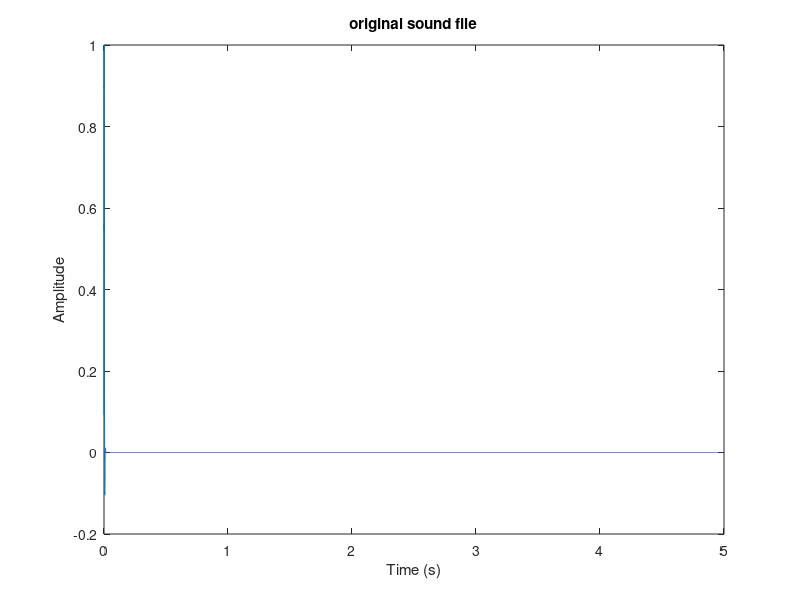
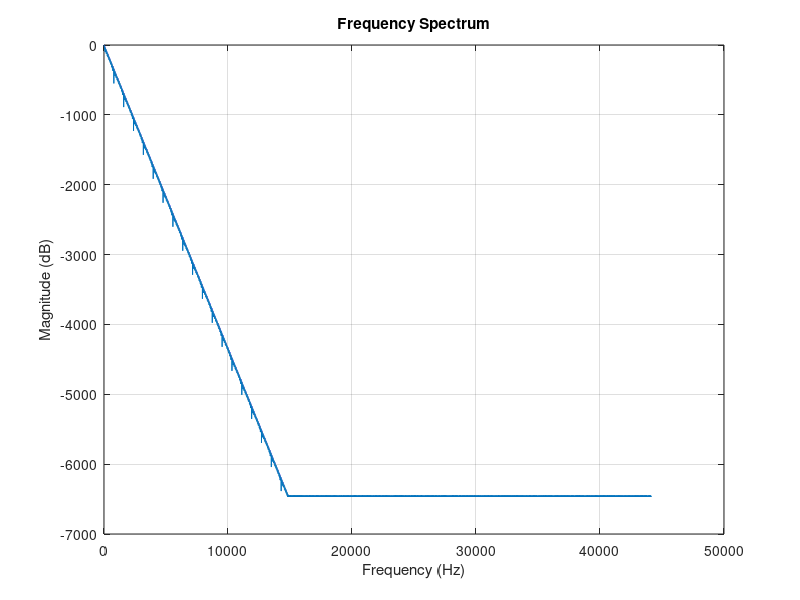

Here is the MATLAB script that generated these plots, in order: (Note: this script raises an error after producing the figures.)
clc;close all; clear all;


%% Define the physical parameters of the system
nModes = 10; % Number of modes
damping = 0.01; % Damping factor
duration = 5; % Duration of the sound in seconds
fs = 44100; % Sampling frequency

% Initialize the modal frequencies and shapes
modalFrequencies = linspace(100, 2000, nModes); % Example frequencies
modalShapes = rand(nModes, 1); % Random shapes for simplicity

% Initialize the output signal
outputSignal = zeros(1, duration * fs);

% Define the excitation (e.g., a hammer strike)
excitation = zeros(1, duration * fs);
excitation(1) = 1; % Impulse at the beginning

% Modal synthesis
for mode = 1:nModes
    % Each mode's response to the excitation
    modeResponse = filter(modalShapes(mode), [1, -2*exp(-damping)*cos(2*pi*modalFrequencies(mode)/fs), exp(-2*damping)], excitation);
    
    % Add the mode's contribution to the output signal
    outputSignal = outputSignal + modeResponse;
end

% Normalize the output signal
outputSignal = outputSignal / max(abs(outputSignal));

%plot output signal
 
 
N=length(outputSignal);
Ttot = N./fs;                   % duration in seconds
t = 0: Ttot/N : Ttot-Ttot/N;% time sequence
figure(1);
 
plot( t, outputSignal)
xlabel('Time (s)');
ylabel('Amplitude');
title('original sound file');
hold on

figure(2);
f = (0:N-1)*fs/N;
plot(f, 20*log10(abs(outputSignal)))
grid
xlabel('Frequency (Hz)')
ylabel('Magnitude (dB)')
title('Frequency Spectrum');

% Play the sound
sound(outputSignal, fs);

%% % Define the physical parameters of the system
nModes = 10; % Number of modes
dampingFactors = linspace(0.01, 0.05, nModes); % Varied damping factors
duration = 5; % Duration of the sound in seconds
fs = 44100; % Sampling frequency

% Initialize the modal frequencies and shapes based on a physical model
modalFrequencies = calculateModalFrequencies(nModes, 'violin'); % Hypothetical function
modalShapes = calculateModalShapes(nModes, 'violin'); % Hypothetical function

% Initialize the output signal
outputSignal = zeros(1, duration * fs);

% Define a more complex excitation (e.g., a recorded impulse response)
excitation = createComplexExcitation(duration, fs); % Hypothetical function

% Modal synthesis with FM and varied damping
for mode = 1:nModes
    % Apply frequency modulation to the modal frequency
    fmDepth = 50; % Frequency deviation in Hz
    modulatorFrequency = 5; % Modulation frequency in Hz
    fmSignal = sin(2 * pi * modulatorFrequency * (0:duration*fs-1) / fs);
    modulatedFrequency = modalFrequencies(mode) + fmDepth * fmSignal;
    
    % Each mode's response to the excitation with FM and varied damping
    modeResponse = filter(modalShapes(mode), [1, -2*exp(-dampingFactors(mode))*cos(2*pi*modulatedFrequency/fs), exp(-2*dampingFactors(mode))], excitation);
    
    % Add the mode's contribution to the output signal
    outputSignal = outputSignal + modeResponse;
end

% Normalize the output signal
outputSignal = outputSignal / max(abs(outputSignal));

% Plot output signal
N = length(outputSignal);
Ttot = N / fs; % duration in seconds
t = 0 : Ttot/N : Ttot - Ttot/N; % time sequence
figure(1);
plot(t, outputSignal);
xlabel('Time (s)');
ylabel('Amplitude');
title('Enhanced Sound File');

figure(2);
f = (0:N-1)*fs/N;
plot(f, 20*log10(abs(outputSignal)))
grid
xlabel('Frequency (Hz)')
ylabel('Magnitude (dB)')
title('Frequency Spectrum');

% Play the sound
sound(outputSignal, fs);

%% 
% Define the physical parameters of the system
nModes = 10; % Number of modes
damping = linspace(0.01, 0.03, nModes); % Damping factors for each mode
duration = 5; % Duration of the sound in seconds
fs = 44100; % Sampling frequency

% Initialize the modal frequencies and shapes
% For a more realistic model, these values should be based on the physical properties of the instrument
modalFrequencies = [261.63, 293.66, 329.63, 349.23, 392.00, 440.00, 493.88, 523.25, 587.33, 659.25]; % Frequencies for the first 10 harmonics of C4
modalShapes = linspace(1, 0.1, nModes); % Simplified modal shapes decreasing in amplitude

% Initialize the output signal
outputSignal = zeros(1, duration * fs);

% Define a more realistic excitation (e.g., a soft mallet strike)
excitation = [linspace(0, 1, fs*0.01) linspace(1, 0, fs*0.01) zeros(1, duration*fs - fs*0.02)]; % A simple envelope for the strike

% Modal synthesis
for mode = 1:nModes
    % Each mode's response to the excitation
    modeResponse = filter(modalShapes(mode), [1, -2*exp(-damping(mode))*cos(2*pi*modalFrequencies(mode)/fs), exp(-2*damping(mode))], excitation);
    
    % Add the mode's contribution to the output signal
    outputSignal = outputSignal + modeResponse;
end

% Normalize the output signal
outputSignal = outputSignal / max(abs(outputSignal));

% Plot the time-domain signal
figure(1);
t = (0:length(outputSignal)-1) / fs; % Time vector
plot(t, outputSignal);
xlabel('Time (s)');
ylabel('Amplitude');
title('Time-Domain Signal of the Synthesized Sound');

% Plot the frequency spectrum
figure(2);
f = (0:length(outputSignal)-1) * fs / length(outputSignal); % Frequency vector
magnitude = 20 * log10(abs(fft(outputSignal)));
plot(f, magnitude);
xlim([0 fs/2]); % Limit to half the sampling rate
xlabel('Frequency (Hz)');
ylabel('Magnitude (dB)');
title('Frequency Spectrum of the Synthesized Sound');

% Play the sound
soundsc(outputSignal, fs);

%% 
% Define the physical parameters of the system
nModes = 10; % Number of modes
%damping = linspace(0.01, 0.05, nModes);
damping = [0.01, 0.012, 0.015, 0.018, 0.02, 0.022, 0.025, 0.03, 0.035, 0.04]; % More realistic damping factors
duration = 5; % Duration of the sound in seconds
fs = 44100; % Sampling frequency

% Initialize the modal frequencies and shapes based on a physical model
% These should be derived from actual instrument data
%modalFrequencies = linspace(100, 2000, nModes); % Example frequencies
modalFrequencies = [261.63, 293.66, 329.63, 349.23, 392.00, 440.00, 493.88, 523.25, 587.33, 659.25]; % Example frequencies
%modalShapes = [1, 0.9, 0.8, 0.7, 0.6, 0.5, 0.4, 0.3, 0.2, 0.1]; % Example shapes
modalShapes = linspace(1, 0.1, nModes);
% Initialize the output signal
outputSignal = zeros(1, duration * fs);
% Define a more complex excitation 
%excitation = zeros(1, duration * fs);
%excitation(1) = 1; % Impulse at the beginning

excitation = [linspace(0, 1, fs*0.01) linspace(1, 0, fs*0.01) zeros(1, duration*fs - fs*0.02)]; % A simple envelope for the strike
 
%excitation = sawtooth(2 * pi * 5 * (0:1/fs:duration-1/fs)); % Example of a bowing motion

% Modal synthesis with refined damping and excitation
for mode = 1:nModes
    % Each mode's response to the excitation
    modeResponse = filter(modalShapes(mode), [1, -2*exp(-damping(mode))*cos(2*pi*modalFrequencies(mode)/fs), exp(-2*damping(mode))], excitation);
    
    % Add the mode's contribution to the output signal
    outputSignal = outputSignal + modeResponse;
end

% Apply a saturation effect to introduce nonlinearity
outputSignal = tanh(outputSignal);

% Normalize the output signal
outputSignal = outputSignal / max(abs(outputSignal));
% Plot the time-domain signal
figure(1);
t = (0:length(outputSignal)-1) / fs; % Time vector
plot(t, outputSignal);
xlabel('Time (s)');
ylabel('Amplitude');
title('Time-Domain Signal of the Synthesized Sound');

% Plot the frequency spectrum
figure(2);
f = (0:length(outputSignal)-1) * fs / length(outputSignal); % Frequency vector
magnitude = 20 * log10(abs(fft(outputSignal)));
plot(f, magnitude);
xlim([0 fs/2]); % Limit to half the sampling rate
xlabel('Frequency (Hz)');
ylabel('Magnitude (dB)');
title('Frequency Spectrum of the Synthesized Sound');

% Play the sound
%soundsc(outputSignal, fs);

N = duration * fs; % Length of the velvet noise impulse response
f = 2000; % Frequency (pulse density) of VN sequence
ensureLast = true; % Force the last pulse to occur within the last window

% Generate the velvet noise impulse response
velvetImpulse = velvets(N, f, fs, ensureLast);

% Your existing modal synthesis code here...

% Convolve the output signal with the velvet noise impulse response
reverberatedSignal = conv(outputSignal, velvetImpulse, 'same');

% Normalize the reverberated signal
reverberatedSignal = reverberatedSignal / max(abs(reverberatedSignal));

% Play the sound
sound(reverberatedSignal, fs);
 

